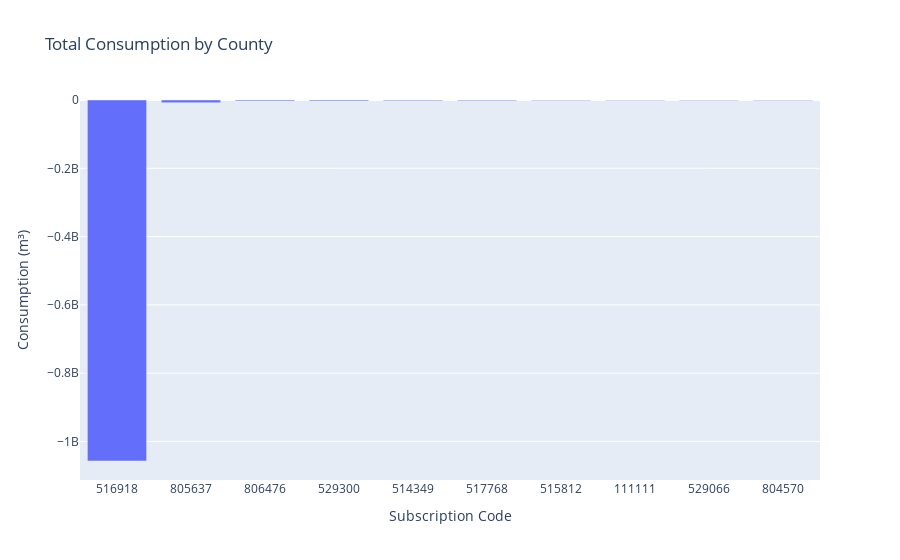

Source (notebook cell):
### Code cell
fig2_1 = px.bar(df.groupby("Subscription Code").sum()['Consumption (m³)'].nsmallest(10),
y='Consumption (m³)',
title='Total Consumption by County',
) # Adjusted height

fig2_1.show()

### Figure 1 — Plotly figure (JSON) as saved in the notebook; plotly's stock layout.template omitted (floating-point values rounded to 4 significant figures)
{"data": [{"alignmentgroup": "True", "hovertemplate": "Subscription Code=%{x}<br>Consumption (m³)=%{y}<extra></extra>", "legendgroup": "", "marker": {"color": "#636efa", "pattern": {"shape": ""}}, "name": "", "offsetgroup": "", "orientation": "v", "showlegend": false, "textposition": "auto", "type": "bar", "x": ["516918", "805637", "806476", "529300", "514349", "517768", "515812", "111111", "529066", "804570"], "xaxis": "x", "y": [-1057000000.0, -7906000.0, -2696000.0, -2673000.0, -2293000.0, -2228000.0, -1751000.0, -1551000.0, -1493000.0, -1472000.0], "yaxis": "y"}], "layout": {"barmode": "relative", "legend": {"tracegroupgap": 0}, "title": {"text": "Total Consumption by County"}, "xaxis": {"anchor": "y", "domain": [0, 1], "title": {"text": "Subscription Code"}}, "yaxis": {"anchor": "x", "domain": [0, 1], "title": {"text": "Consumption (m³)"}}}}
